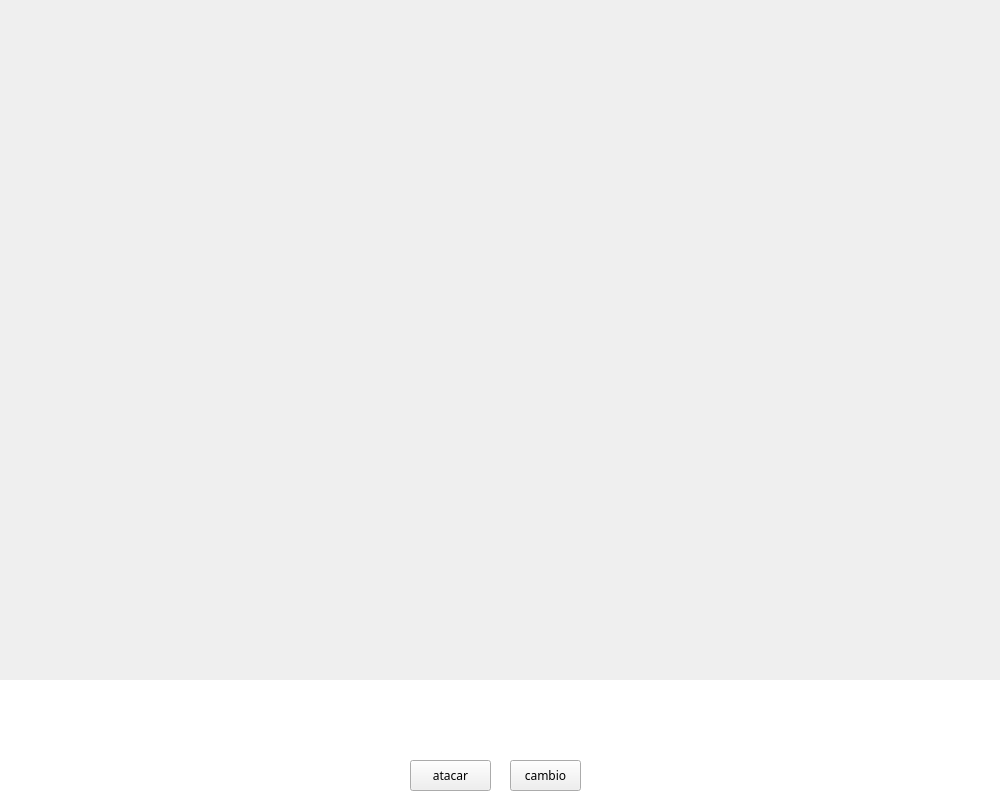
<?xml version="1.0" encoding="UTF-8"?>
<ui version="4.0">
 <class>Battle</class>
 <widget class="QMainWindow" name="Battle">
  <property name="geometry">
   <rect>
    <x>0</x>
    <y>0</y>
    <width>1000</width>
    <height>800</height>
   </rect>
  </property>
  <property name="sizePolicy">
   <sizepolicy hsizetype="Fixed" vsizetype="Fixed">
    <horstretch>0</horstretch>
    <verstretch>0</verstretch>
   </sizepolicy>
  </property>
  <property name="font">
   <font>
    <family>Nintendo DS BIOS</family>
   </font>
  </property>
  <property name="windowTitle">
   <string>MainWindow</string>
  </property>
  <widget class="QWidget" name="centralwidget">
   <widget class="QLabel" name="fondobat">
    <property name="geometry">
     <rect>
      <x>0</x>
      <y>-10</y>
      <width>1580</width>
      <height>690</height>
     </rect>
    </property>
    <property name="styleSheet">
     <string notr="true">border-image: url(:/files/fondos/b1.jpg);</string>
    </property>
    <property name="text">
     <string/>
    </property>
   </widget>
   <widget class="QLabel" name="cuadro_texto">
    <property name="geometry">
     <rect>
      <x>0</x>
      <y>680</y>
      <width>1001</width>
      <height>141</height>
     </rect>
    </property>
    <property name="font">
     <font>
      <family>MS Sans Serif</family>
      <pointsize>10</pointsize>
     </font>
    </property>
    <property name="styleSheet">
     <string notr="true">background: white;</string>
    </property>
    <property name="lineWidth">
     <number>1</number>
    </property>
    <property name="text">
     <string>&lt;html&gt;&lt;head/&gt;&lt;body&gt;&lt;p align=&quot;center&quot;&gt;&lt;br/&gt;&lt;/p&gt;&lt;/body&gt;&lt;/html&gt;</string>
    </property>
    <property name="textFormat">
     <enum>Qt::AutoText</enum>
    </property>
    <property name="alignment">
     <set>Qt::AlignHCenter|Qt::AlignTop</set>
    </property>
   </widget>
   <widget class="QLabel" name="cuadro11">
    <property name="geometry">
     <rect>
      <x>-10</x>
      <y>670</y>
      <width>1011</width>
      <height>141</height>
     </rect>
    </property>
    <property name="styleSheet">
     <string notr="true">border-image: url(:/files/text_box.png);
background: transparent;</string>
    </property>
    <property name="text">
     <string/>
    </property>
    <property name="alignment">
     <set>Qt::AlignHCenter|Qt::AlignTop</set>
    </property>
   </widget>
   <widget class="QLabel" name="cuadro111">
    <property name="geometry">
     <rect>
      <x>0</x>
      <y>680</y>
      <width>1001</width>
      <height>121</height>
     </rect>
    </property>
    <property name="styleSheet">
     <string notr="true">background: black;</string>
    </property>
    <property name="text">
     <string/>
    </property>
   </widget>
   <widget class="QPushButton" name="atacar">
    <property name="geometry">
     <rect>
      <x>410</x>
      <y>760</y>
      <width>81</width>
      <height>31</height>
     </rect>
    </property>
    <property name="text">
     <string>atacar</string>
    </property>
   </widget>
   <widget class="QPushButton" name="cambio">
    <property name="geometry">
     <rect>
      <x>510</x>
      <y>760</y>
      <width>71</width>
      <height>31</height>
     </rect>
    </property>
    <property name="text">
     <string>cambio</string>
    </property>
   </widget>
   <widget class="QLabel" name="plat_inf">
    <property name="geometry">
     <rect>
      <x>0</x>
      <y>590</y>
      <width>511</width>
      <height>81</height>
     </rect>
    </property>
    <property name="styleSheet">
     <string notr="true">
border-image: url(:/files/fondos/agua_abajo.png);</string>
    </property>
    <property name="text">
     <string/>
    </property>
   </widget>
   <widget class="QLabel" name="plat_sup">
    <property name="geometry">
     <rect>
      <x>560</x>
      <y>280</y>
      <width>411</width>
      <height>151</height>
     </rect>
    </property>
    <property name="styleSheet">
     <string notr="true">border-image: url(:/files/fondos/agua_arriba.png);</string>
    </property>
    <property name="text">
     <string/>
    </property>
   </widget>
   <widget class="QLabel" name="enemigo">
    <property name="geometry">
     <rect>
      <x>670</x>
      <y>70</y>
      <width>211</width>
      <height>291</height>
     </rect>
    </property>
    <property name="styleSheet">
     <string notr="true">border-image: url(:/files/personajes/Jesus.png);</string>
    </property>
    <property name="text">
     <string/>
    </property>
   </widget>
   <widget class="QLabel" name="avatar">
    <property name="geometry">
     <rect>
      <x>70</x>
      <y>290</y>
      <width>281</width>
      <height>381</height>
     </rect>
    </property>
    <property name="styleSheet">
     <string notr="true">border-image: url(:/files/personajes/f2.png);</string>
    </property>
    <property name="text">
     <string/>
    </property>
   </widget>
   <zorder>cuadro111</zorder>
   <zorder>fondobat</zorder>
   <zorder>cuadro_texto</zorder>
   <zorder>cuadro11</zorder>
   <zorder>atacar</zorder>
   <zorder>cambio</zorder>
   <zorder>plat_inf</zorder>
   <zorder>plat_sup</zorder>
   <zorder>enemigo</zorder>
   <zorder>avatar</zorder>
  </widget>
 </widget>
 <resources/>
 <connections/>
</ui>
